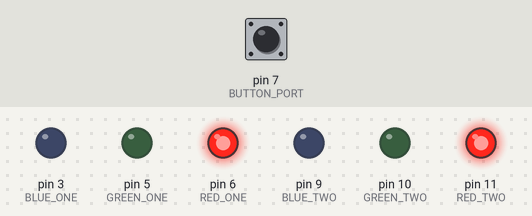
The sketch below on a simulated Arduino Uno, built with avr-gcc and run on an emulated ATmega328P. On the bench: output pins drawn as LEDs (lit = HIGH). Inputs (shaded band) come from the test bench; at power-on: pin 7 (BUTTON_PORT) HIGH.

Above: at 1.2 s.
1.3 s: pin 7 (BUTTON_PORT) pulled LOW for 1 s
4.3 s: pin 7 (BUTTON_PORT) pulled LOW for 0.15 s
At 5.0 s:
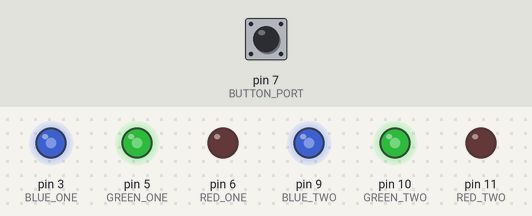
5.9 s: pin 7 (BUTTON_PORT) pulled LOW for 0.15 s
At 7.2 s:
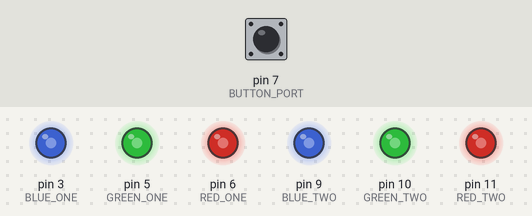
7.5 s: pin 7 (BUTTON_PORT) pulled LOW for 3.2 s
12.2 s: pin 7 (BUTTON_PORT) pulled LOW for 0.15 s
At 13.4 s:
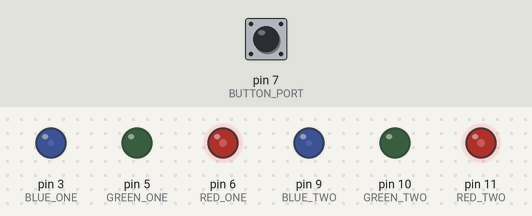
13.8 s: pin 7 (BUTTON_PORT) pulled LOW for 1 s
At 14.29 s:
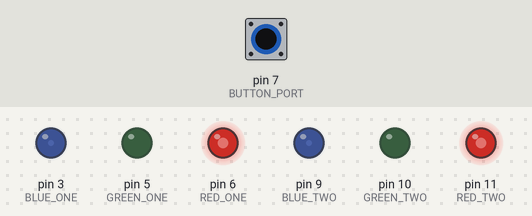
Timing chart, 0 to 14.4 s (numbered marks = the images above; inputs shaded):
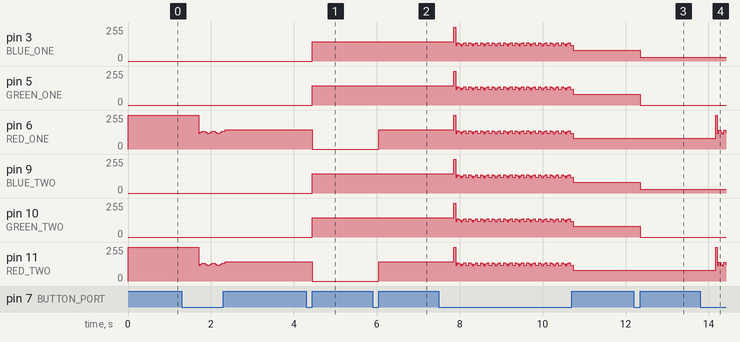

The sketch:

sketch_may23a.ino
```cpp
// defines
/*
 * RGB 1: R=d6,  G=d5,  B=d3
 * RGB 2: R=d11, G=d10, B=d9
 */

// RGB 1 ports
#define RED_ONE 6
#define GREEN_ONE 5
#define BLUE_ONE 3

// RGB 2 ports
#define RED_TWO 11
#define GREEN_TWO 10
#define BLUE_TWO 9

// other defines
#define BUTTON_PORT 7
#define TIMERTHRESHOLD 32000

// global vars
// button counter
bool button = true;
bool button_old = false;
int buttonCnt = 0;        // debounce counter

// color state
int state = 0;

// timer vars
int timerCnt = 0;
bool timerRunning = false;

// factor and values for both RGBs
int red_value = 0;
int green_value = 0;
int blue_value = 0;

// brightness vars
double brightnessFactor = 1.0;
int brightnessCnt = 0;
int brightnessDirection = 1;

void setup() {
  // RGB 1 pins as output
  pinMode(RED_ONE,      OUTPUT);
  pinMode(GREEN_ONE,    OUTPUT);
  pinMode(BLUE_ONE,     OUTPUT);

  // RGB 2 pins as output
  pinMode(RED_TWO,      OUTPUT);
  pinMode(GREEN_TWO,    OUTPUT);
  pinMode(BLUE_TWO,     OUTPUT);

  // other port settings
  pinMode(BUTTON_PORT, INPUT_PULLUP);
}

void loop() {
  button=digitalRead(BUTTON_PORT);

  // press button
  if( button == false  &&
      button != button_old &&
      buttonCnt > 500
    ) {
    button_old = button;
    buttonCnt = 0;

    startTimer();
  }

  // release button
  if( button == true  &&
      button != button_old &&
      buttonCnt > 500
    ) {
    button_old = button;
    buttonCnt = 0;

    // if timer threshold is negative change state, else the brightness got adjusted
    if( !getTimerThreshold() ) {
      state++;
      if(state > 3) {
        state = 0;
      }
      setState();
    }
    stopTimer();
  }

  if( getTimerThreshold() ) {
    adjustBrightness();
  }

  incrementTimer();
  incrementButtonCnt();
}

void setState() {
    switch(state) {
      case 0:
        red_value = 255 * brightnessFactor;
        green_value = 0 * brightnessFactor;
        blue_value = 90 * brightnessFactor;
        break;
      case 1:
        red_value = 255 * brightnessFactor;
        green_value = 0 * brightnessFactor;
        blue_value = 0 * brightnessFactor;
        break;
      case 2:
        red_value = 0 * brightnessFactor;
        green_value = 255 * brightnessFactor;
        blue_value = 255 * brightnessFactor;
        break;
      case 3:
        red_value = 255 * brightnessFactor;
        green_value = 255 * brightnessFactor;
        blue_value = 255 * brightnessFactor;
        break;
    }

    // write new values to ports
    analogWrite(RED_ONE,    red_value);
    analogWrite(GREEN_ONE,  green_value);
    analogWrite(BLUE_ONE,   blue_value);
    analogWrite(RED_TWO,    red_value);
    analogWrite(GREEN_TWO,  green_value);
    analogWrite(BLUE_TWO,   blue_value);
}

void startTimer() {
  timerCnt = 0;
  timerRunning = true;
}

void stopTimer() {
  timerCnt = 0;
  timerRunning = false;
}

void incrementTimer() {
  if(timerRunning) {
    if(timerCnt <= TIMERTHRESHOLD ) {
      timerCnt++;
    }
  }
}

void incrementButtonCnt() {
  buttonCnt++;
  if(buttonCnt < 0) {
    buttonCnt = 0;
  }
}

boolean getTimerThreshold() {
  if( timerRunning &&
      timerCnt > TIMERTHRESHOLD) {
    return true;
  }
  return false;
}

void adjustBrightness() {
  if(brightnessDirection == 1) {
    brightnessFactor += 0.01;
  } else {
    brightnessFactor -= 0.01;
  }
  if(brightnessFactor > 1.0) {
    brightnessDirection = 0;
    brightnessFactor = 1.0;
  } else if( brightnessFactor < 0) {
    brightnessDirection = 1;
    brightnessFactor = 0;
  }

  setState();
}
```

Measured:
- after the input at 4.3 s, pin 3 (BLUE_ONE), pin 5 (GREEN_ONE), pin 9 (BLUE_TWO), pin 10 (GREEN_TWO): 0/255 → 145/255 after 0.15 s; pin 6 (RED_ONE), pin 11 (RED_TWO): 145/255 → 0/255 after 0.15 s
- after the input at 5.9 s, pin 6 (RED_ONE), pin 11 (RED_TWO): 0/255 → 145/255 after 0.15 s
- after the input at 12.2 s, pin 3 (BLUE_ONE), pin 9 (BLUE_TWO): 79/255 → 27/255 after 0.15 s; pin 5 (GREEN_ONE), pin 10 (GREEN_TWO): 79/255 → 0/255 after 0.15 s
- after the input at 13.8 s, pin 6 (RED_ONE), pin 11 (RED_TWO): 79/255 → 126/255 after 0.37 s
